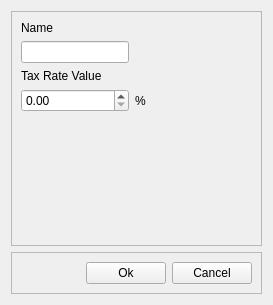
<?xml version="1.0" encoding="UTF-8"?>
<ui version="4.0">
 <class>AddTaxRateView</class>
 <widget class="QWidget" name="AddTaxRateView">
  <property name="geometry">
   <rect>
    <x>0</x>
    <y>0</y>
    <width>273</width>
    <height>305</height>
   </rect>
  </property>
  <property name="windowTitle">
   <string>Add new tax rate</string>
  </property>
  <layout class="QVBoxLayout" name="verticalLayout_2">
   <item>
    <widget class="QFrame" name="frame">
     <property name="frameShape">
      <enum>QFrame::StyledPanel</enum>
     </property>
     <property name="frameShadow">
      <enum>QFrame::Raised</enum>
     </property>
     <layout class="QGridLayout" name="gridLayout">
      <item row="0" column="0">
       <widget class="QLabel" name="label_2">
        <property name="text">
         <string>Name</string>
        </property>
       </widget>
      </item>
      <item row="1" column="0">
       <widget class="QLineEdit" name="nameLineEdit">
        <property name="maxLength">
         <number>50</number>
        </property>
       </widget>
      </item>
      <item row="2" column="0">
       <widget class="QLabel" name="label">
        <property name="text">
         <string>Tax Rate Value</string>
        </property>
       </widget>
      </item>
      <item row="3" column="0">
       <widget class="QDoubleSpinBox" name="nameDoubleSpinBox"/>
      </item>
      <item row="3" column="1">
       <widget class="QLabel" name="label_3">
        <property name="text">
         <string>%</string>
        </property>
       </widget>
      </item>
      <item row="3" column="2">
       <spacer name="horizontalSpacer_2">
        <property name="orientation">
         <enum>Qt::Horizontal</enum>
        </property>
        <property name="sizeHint" stdset="0">
         <size>
          <width>40</width>
          <height>20</height>
         </size>
        </property>
       </spacer>
      </item>
      <item row="4" column="0">
       <spacer name="verticalSpacer">
        <property name="orientation">
         <enum>Qt::Vertical</enum>
        </property>
        <property name="sizeHint" stdset="0">
         <size>
          <width>20</width>
          <height>40</height>
         </size>
        </property>
       </spacer>
      </item>
     </layout>
    </widget>
   </item>
   <item>
    <widget class="QFrame" name="frame_2">
     <property name="frameShape">
      <enum>QFrame::StyledPanel</enum>
     </property>
     <property name="frameShadow">
      <enum>QFrame::Raised</enum>
     </property>
     <layout class="QHBoxLayout" name="horizontalLayout">
      <item>
       <spacer name="horizontalSpacer">
        <property name="orientation">
         <enum>Qt::Horizontal</enum>
        </property>
        <property name="sizeHint" stdset="0">
         <size>
          <width>74</width>
          <height>20</height>
         </size>
        </property>
       </spacer>
      </item>
      <item>
       <widget class="QPushButton" name="okPushButton">
        <property name="text">
         <string>Ok</string>
        </property>
       </widget>
      </item>
      <item>
       <widget class="QPushButton" name="cancelPushButton">
        <property name="text">
         <string>Cancel</string>
        </property>
       </widget>
      </item>
     </layout>
    </widget>
   </item>
  </layout>
 </widget>
 <resources/>
 <connections/>
</ui>
